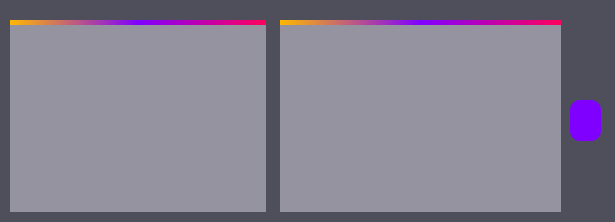
<?xml version="1.0" encoding="UTF-8"?>
<ui version="4.0">
 <class>Form</class>
 <widget class="QWidget" name="Form">
  <property name="geometry">
   <rect>
    <x>0</x>
    <y>0</y>
    <width>615</width>
    <height>222</height>
   </rect>
  </property>
  <property name="windowTitle">
   <string>Процедуры</string>
  </property>
  <widget class="QFrame" name="frame_2">
   <property name="geometry">
    <rect>
     <x>-20</x>
     <y>-20</y>
     <width>701</width>
     <height>341</height>
    </rect>
   </property>
   <property name="styleSheet">
    <string notr="true">background: #4E4F5B;</string>
   </property>
   <property name="frameShape">
    <enum>QFrame::StyledPanel</enum>
   </property>
   <property name="frameShadow">
    <enum>QFrame::Raised</enum>
   </property>
   <widget class="QPushButton" name="pushButton">
    <property name="geometry">
     <rect>
      <x>590</x>
      <y>120</y>
      <width>31</width>
      <height>41</height>
     </rect>
    </property>
    <property name="styleSheet">
     <string notr="true">background: #8000FF ;
border-radius: 10px;</string>
    </property>
    <property name="text">
     <string/>
    </property>
    <property name="icon">
     <iconset>
      <normaloff>go.png</normaloff>go.png</iconset>
    </property>
   </widget>
  </widget>
  <widget class="QPlainTextEdit" name="plainTextEdit">
   <property name="geometry">
    <rect>
     <x>280</x>
     <y>20</y>
     <width>281</width>
     <height>192</height>
    </rect>
   </property>
   <property name="styleSheet">
    <string notr="true">
border-top:5px solid qlineargradient(spread:pad, x1:0, y1:0, x2:1, y2:0, stop:0#ffb800, stop:0.5 #8000ff,stop:1 #ff005c);border-bottom:0px solid #000000;border-left:0px solid #000000;border-right:0px solid #000000;background-color: rgb(149, 147, 159);
color:white;font:8 10pt &quot;Bahnschrift Light SemiCondensed&quot;</string>
   </property>
   <property name="plainText">
    <string/>
   </property>
  </widget>
  <widget class="QListWidget" name="listWidget">
   <property name="geometry">
    <rect>
     <x>10</x>
     <y>20</y>
     <width>256</width>
     <height>192</height>
    </rect>
   </property>
   <property name="styleSheet">
    <string notr="true">background-color: rgb(149, 147, 159);
border-top:5px solid qlineargradient(spread:pad, x1:0, y1:0, x2:1, y2:0, stop:0#ffb800, stop:0.5 #8000ff,stop:1 #ff005c);border-bottom:0px solid #000000;border-left:0px solid #000000;border-right:0px solid #000000;
color:white;font: 25 8pt &quot;Bahnschrift Light SemiCondensed&quot;</string>
   </property>
  </widget>
 </widget>
 <resources/>
 <connections/>
</ui>
